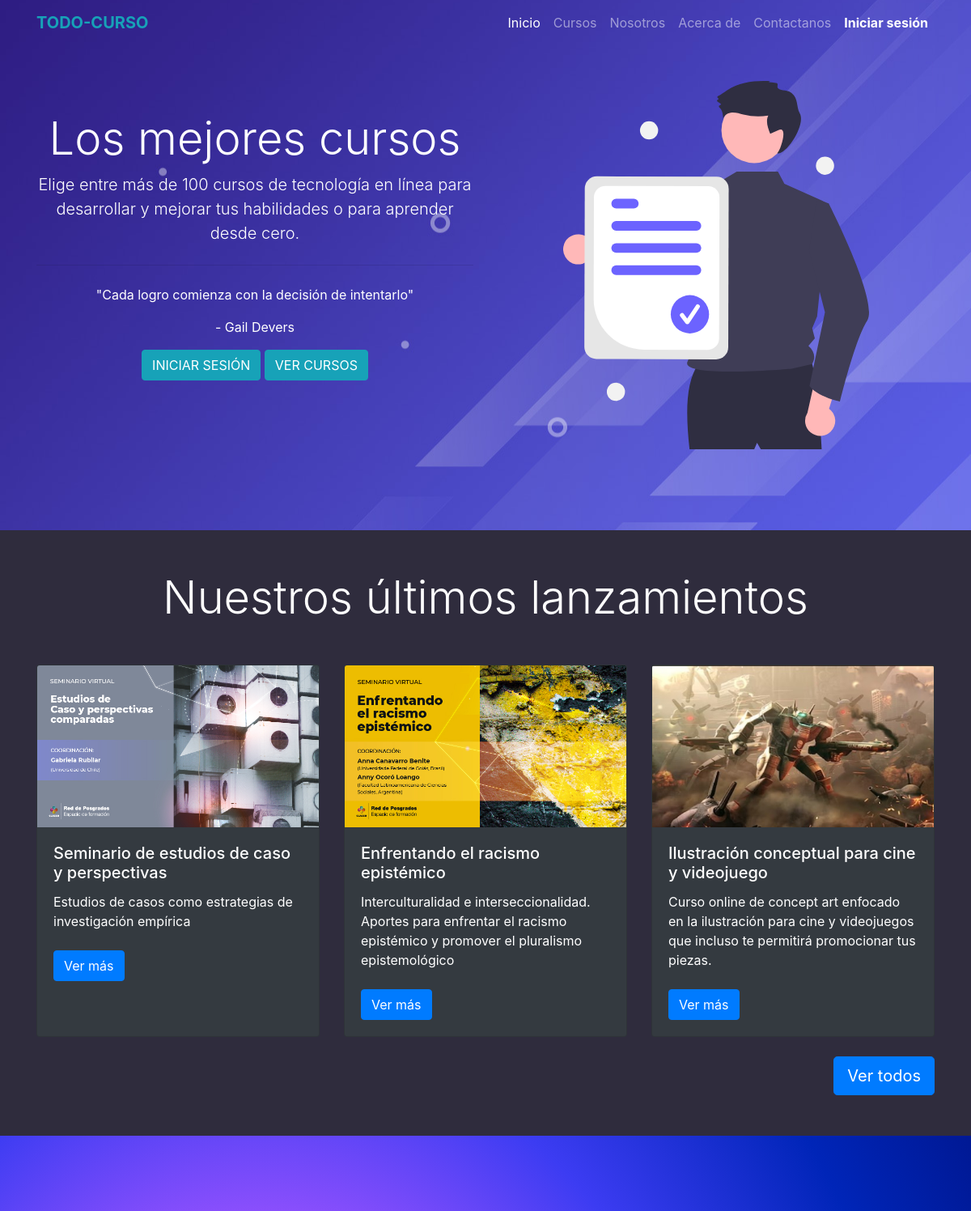
The page /vistas/index.php (upper part) on the database as committed earlier.
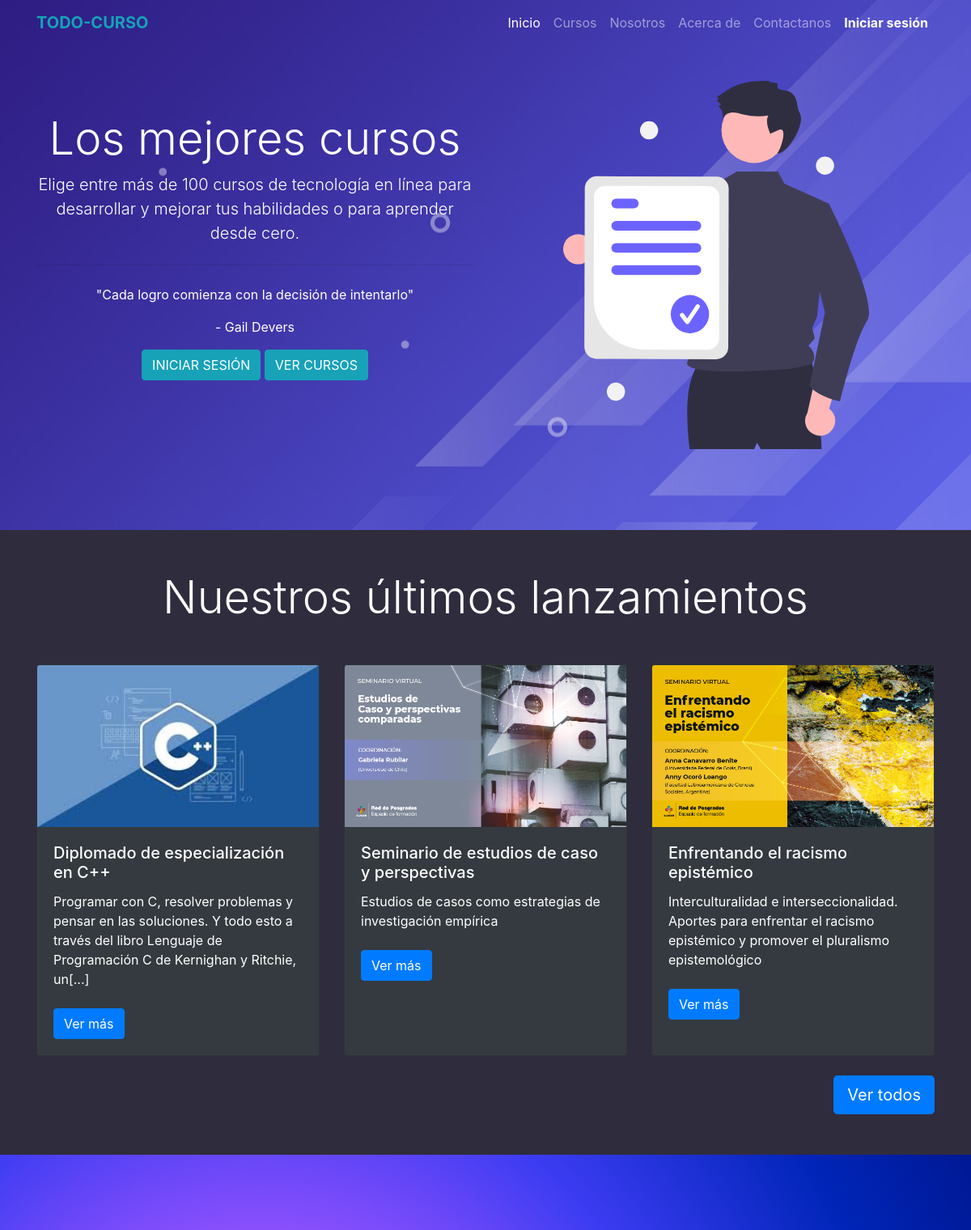
The same page on the database as committed later.
### tables this page shows
CREATE TABLE `formacion_academica` (
  `id_forma` int(10) UNSIGNED NOT NULL,
  `nombre_forma` varchar(45) NOT NULL,
  `descripcion_forma` mediumtext DEFAULT NULL,
  `aprendizaje_forma` longtext DEFAULT NULL,
  `duracion_forma` tinyint(4) NOT NULL,
  `fechaCreacion_forma` date NOT NULL,
  `precio_forma` float NOT NULL,
  `vigente_forma` tinyint(4) NOT NULL,
  `img` varchar(200) DEFAULT NULL,
  `id_pro` int(10) UNSIGNED NOT NULL,
  `id_tipo` int(10) UNSIGNED NOT NULL
);

### modelos/conexion.php (called while the page is built, shortened)
<?php
class Conexion
{
    static public function conexion()
    {
        try {
            $conexion = mysqli_connect('localhost', 'root', '', 'tienda_cursos_db');
            mysqli_set_charset($conexion, "utf8");
            return $conexion;
        } catch (PDOException $e) {
            echo 'Falló la conexión: ' . $e->getMessage();
        }
    }
}

### vistas/index.php (the view, shortened to what this page needs)
<?php
$con = new Conexion();
$s_ultimasFormaAca = "SELECT * FROM formacion_academica WHERE vigente_forma = 1 ORDER BY fechaCreacion_forma DESC limit 3";
$r_ultimasFormaAca = mysqli_query($con->conexion(), $s_ultimasFormaAca);
function limitarCadena($cadena, $limite){
	if(strlen($cadena) > $limite){
		return substr($cadena, 0, $limite) . "[...]";
	}
	return $cadena;
}
?>
<!DOCTYPE html>
<html lang="en">
<head>
  <link rel="stylesheet" href="https://cdn.jsdelivr.net/npm/bootstrap@4.6.2/dist/css/bootstrap.min.css" />
  <link rel="stylesheet" href="assets/dist/css/styles.css" />
</head>
<body data-spy="scroll" data-target="#main-navbar">
  <nav class="navbar navbar-expand-lg navbar-dark bg-dark fixed-top" id="main-navbar">
    <div class="container">
      <a class="navbar-brand text-info font-weight-bold" href="index.php">TODO-CURSO</a>
      <div class="collapse navbar-collapse" id="navbarPrincipal">
        <ul class="navbar-nav ml-auto">
          <li class="nav-item active">
            <a class="nav-link" href="index.php">Inicio</a>
          </li>
          <li class="nav-item">
            <a class="nav-link" href="#cursos">Cursos</a>
          </li>
          <li class="nav-item">
            <a class="nav-link" href="#nostros">Nosotros</a>
          </li>
          <li class="nav-item">
            <a class="nav-link" href="#acercaDe">Acerca de</a>
          </li>
          <li class="nav-item">
            <a class="nav-link" href="#contactanos">Contactanos</a>
          </li>
          <li class="nav-item active">
            <a class="nav-link font-weight-bold" href="iniciarSesion.php">Iniciar sesión</a>
          </li>
        </ul>
      </div>
    </div>
  </nav>
  <section class="section-hero">
    <div class="container">
      <div class="row text-center">
        <div class="col-lg-6 d-flex align-items-center justify-content-center pb-5 text-white">
          <div class="box-text">
            <h1 class="display-4">Los mejores cursos</h1>
            <p class="lead">
              Elige entre más de 100 cursos de tecnología en línea para desarrollar y mejorar tus habilidades o para aprender desde cero.
            </p>
            <hr class="my-4" />
            <p>"Cada logro comienza con la decisión de intentarlo"</p>
            <p>- Gail Devers</p>
            <a href="../vistas/iniciarSesion.php" class="btn btn-info"></i> INICIAR SESIÓN</a>
            <a href="../vistas/cursos.php" class="btn btn-info">VER CURSOS</a>
          </div>
        </div>
        <div class="col-lg-6">
          <div class="box-image">
            <img src="assets/dist/img/Educacion.svg" alt="" width="70%" height="100%" />
          </div>
        </div>
      </div>
    </div>
  </section>
  <section class="section-cursos text-white" id="cursos">
    <div class="container">
      <h2 class="display-4 text-center mb-5">Nuestros últimos lanzamientos</h2>
      <div class="row">
        <?php
        if (isset($r_ultimasFormaAca)) {
          while ($fila = mysqli_fetch_array($r_ultimasFormaAca)) {
            $limit = limitarCadena($fila['descripcion_forma'],150,"[...]");
            echo "<div class='col-12 col-md-4 mb-2'>";
            echo "  <div class='card bg-dark ultimo-curso h-100'>";
            echo "  <img src='".$fila['img']."' class='card-img-top' alt='...' />";
            echo "    <div class='card-body'>";
            echo "      <h5 class='card-title'>". $fila['nombre_forma'] ."</h5>";
            echo "        <p class='card-text' style='margin:0;'>". $limit ."</p><br>";
            echo "          <a href='verMasCurso.php?id=". $fila['id_forma'] ."' class='btn btn-primary'>Ver más</a>";
            echo "    </div>";
            echo "  </div>";
            echo "</div>";
          }
        }
        ?>
      </div>
      <div class="row">
        <div class="d-flex col-md-12">
          <a href="cursos.php" class="btn-custon btn btn-primary btn-block btn-lg mt-3 ml-auto">Ver todos</a>
        </div>
      </div>
    </div>
  </section>
  <section class="section-nostros" id="nostros">
  </section>
</body>
</html>

Rows that differ between the two databases and show on the page:
no longer on this page (row unchanged): formacion_academica: img (picture), nombre_forma "Ilustración conceptual para cine y videojuego", descripcion_forma "Curso online de concept art enfocado en la ilustración para cine y videojuegos que incluso te permitirá promocionar tus piezas."
added formacion_academica: img (picture), nombre_forma "Diplomado de especialización en C++", descripcion_forma "Programar con C, resolver problemas y pensar en las soluciones. Y todo esto a través del libro Lenguaje de Programación C de Kernighan y Ritchie, un[...]"
